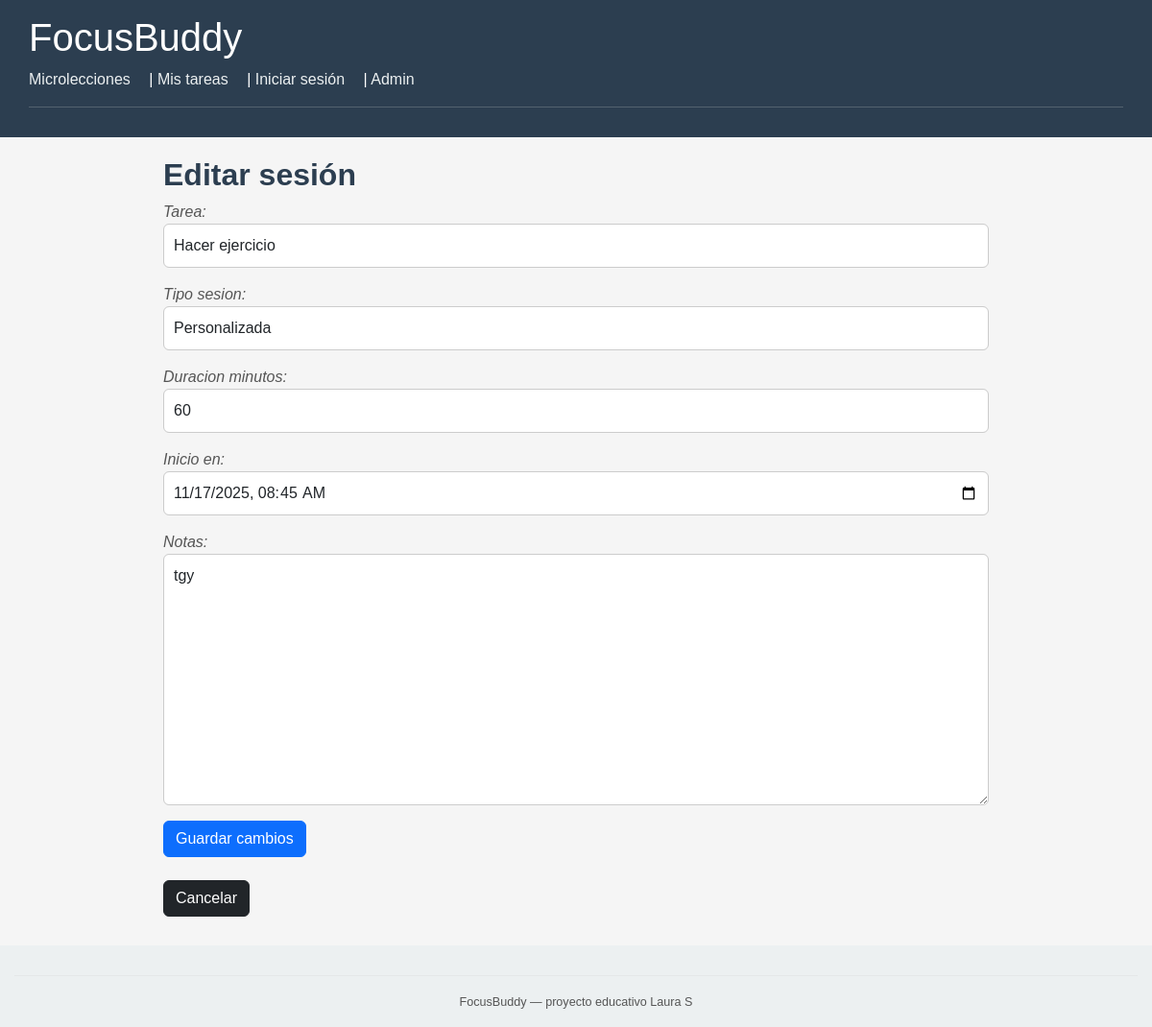
Page /sesiones/2/editar/ on the committed database.
### core/models.py (models this page shows, shortened)
class SesionEstudio(models.Model):
    POMODORO = 'Pomodoro'
    PERSONALIZADA = 'Personalizada'
    TIPOS_SESION = [
        (POMODORO, 'Pomodoro'),
        (PERSONALIZADA, 'Personalizada')
    ]
    usuario = models.ForeignKey(
        Usuario,
        on_delete=models.CASCADE,
        related_name='sesiones',
        null=True,
        blank=True
    )
    tarea = models.ForeignKey(
        Tarea,
        on_delete=models.SET_NULL,
        related_name='sesiones',
        null=True,
        blank=True
    )
    tipo_sesion = models.CharField(
        max_length=20,
        choices=TIPOS_SESION,
        default=POMODORO
    )
    duracion_minutos = models.PositiveIntegerField()
    inicio_en = models.DateTimeField()
    fin_en = models.DateTimeField(null=True, blank=True)
    notas = models.TextField(blank=True)
    creada_en = models.DateTimeField(auto_now_add=True)

### core/views.py (the view)
# urls.py: path('sesiones/<int:sesion_id>/editar/', views.editar_sesion, name='editar_sesion'),
def editar_sesion(request, sesion_id):
    sesion = get_object_or_404(SesionEstudio, pk=sesion_id)
    if request.method == 'POST':
        form = SesionEstudioForm(request.POST, instance=sesion)
        if form.is_valid():
            form.save()
            return redirect('core:detalle_sesion', sesion_id=sesion.id)
    else:
        form = SesionEstudioForm(instance=sesion)
    return render(request, 'core/editar_sesion.html', {'form': form, 'sesion': sesion})

### core/forms.py
class SesionEstudioForm(forms.ModelForm):
    class Meta:
        model = SesionEstudio
        fields = ['tarea', 'tipo_sesion', 'duracion_minutos', 'inicio_en', 'notas']
        widgets = {
            'inicio_en': forms.DateTimeInput(attrs={'type': 'datetime-local'}),
        }
    def __init__(self, *args, **kwargs):
        super().__init__(*args, **kwargs)
        for field in self.fields.values():
            field.widget.attrs['class'] = 'form-control'

### core/models.py (called while the page is built)
    def __str__(self):
        return self.titulo

### core/templates/core/editar_sesion.html (shortened to what this page needs)
{% extends "core/base.html" %}
{% block content %}
<h2>Editar sesión</h2>
<form method="post">
  {{ form.as_p }}
  <button type="submit" class="btn btn-primary">Guardar cambios</button>
</form>
<br>
<a href="{% url 'core:detalle_sesion' sesion.id %}" class="btn btn-dark">Cancelar</a>
{% endblock %}

### core/static/core/style.css (style rules this page uses)
body { font-family: 'Arial', sans-serif; background-color: #f5f5f5; color: #333; margin: 0; padding: 0; }
h2, h3 { color: #2c3e50; font-weight: bold; }
p { font-style: italic; color: #555; }
.form-control { width: 100%; padding: 10px; border-radius: 6px; border: 1px solid #ccc; font-size: 1rem; }

### rows in the picture
SesionEstudio: tarea "Hacer ejercicio", tipo_sesion "Personalizada", duracion_minutos "60", inicio_en "11/17/2025 08:45", notas "tgy"
